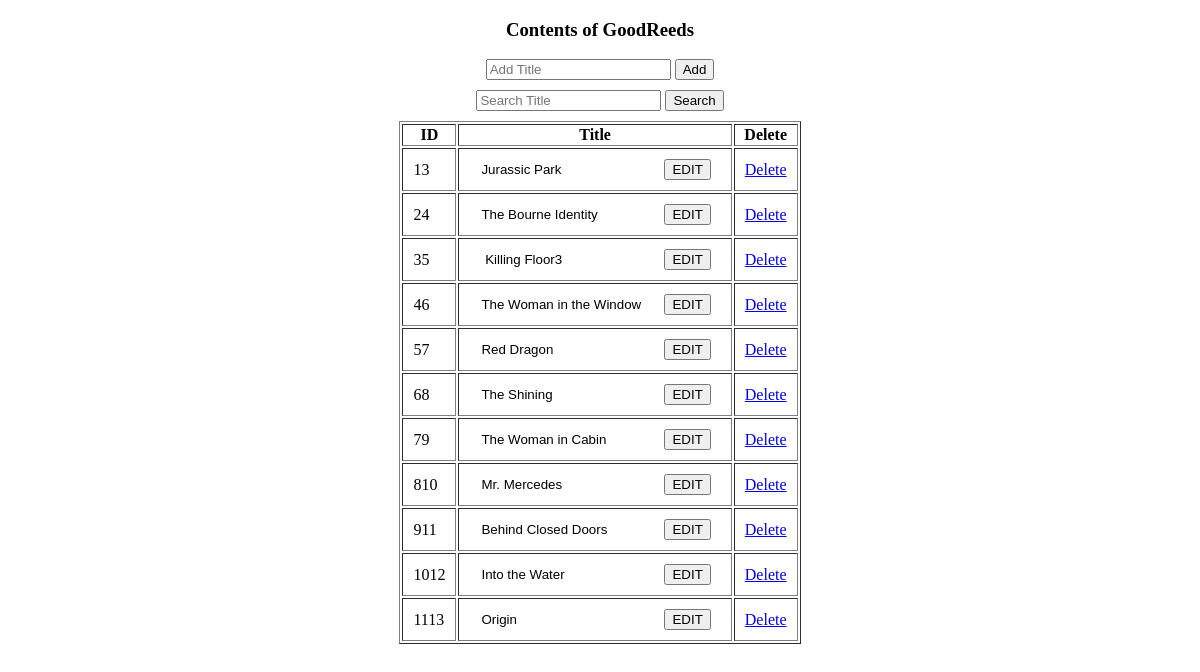
The page / on the database its author committed.
### goodreeds.py (models this page shows, shortened)
class GoodReed(db.Model):
    ids = db.Column(db.Integer,
          primary_key=True)
    name = db.Column(db.String(80),
           nullable=False,
           unique=True)
    author = db.Column(db.String(80),
           nullable=False)
    year = db.Column(db.Integer,
           nullable=False)
    rating = db.Column(db.Integer,
           nullable=False)

### goodreeds.py (the view)
@app.route("/", methods=["GET", "POST"])
def home():
    try:
        gReeds = GoodReed.query.limit(50).all()
    except:
        print("Error in reading the Names!")
    return render_template("links.html", gReeds=gReeds)

### templates/links.html (shortened to what this page needs)
<!DOCTYPE html>
<html>
    <head>
    </head>
    <body>
        <div class="main">
            <center>
                <h3>Contents of GoodReeds</h3>
            <form action="/add" method="POST">
                <input id="addname" type="text" name="addname" placeholder="Add Title">
                <input id="add" type ="submit" value="Add">
            </form>
            <form action="/search" method="POST">
                <input id="searchname" type="text" name="searchname" placeholder="Search Title">
                <input id="search" type ="submit" value="Search">
            </form>
            <table border="1">
                <tr>
                    <th>ID</th>
                    <th>Title</th>
                    <th>Delete</th>
                </tr>
                {% for gReed in gReeds %}
                <tr>
                    <td>{{gReed.ids}}</td>
                    <td>
                        <form action="/edit" method="POST"  style="display: inline">
                          <input style="border: 0;" width="200px" type="text" value="{{gReed.name}}" name="newtitle">
                          <input type="submit" value="EDIT">
                        </form>
                    </td>
                    <td><a href="/delete/{{gReed.name}}">Delete</a></td>
                 </tr>
               {% endfor %}
            </table>
           </center>
       </div>
    </body>
</html>

### templates/links.html (style rules this page uses)
td { padding: 10px; margin:10px }
form { margin:10px }
input { padding:5px width: 100px; }
table { counter-reset: rowNumber; }
table tr > td:first-child { counter-increment: rowNumber; }
table tr td:first-child::before { content: counter(rowNumber); }

### rows shown on the page
GoodReed: ids "3", newtitle "Jurassic Park"
GoodReed: ids "4", newtitle "The Bourne Identity"
GoodReed: ids "5", newtitle "Killing Floor3"
GoodReed: ids "6", newtitle "The Woman in the Window"
GoodReed: ids "7", newtitle "Red Dragon"
GoodReed: ids "8", newtitle "The Shining"
GoodReed: ids "9", newtitle "The Woman in Cabin"
GoodReed: ids "10", newtitle "Mr. Mercedes"
GoodReed: ids "11", newtitle "Behind Closed Doors"
GoodReed: ids "12", newtitle "Into the Water"
GoodReed: ids "13", newtitle "Origin"
